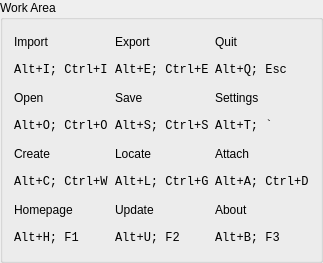
            <widget class="QGroupBox" name="shortcuts_work_area_gbox">
             <property name="title">
              <string>Work Area</string>
             </property>
             <layout class="QGridLayout" name="gridLayout_10">
              <item row="0" column="0">
               <widget class="QLabel" name="label_st_import">
                <property name="minimumSize">
                 <size>
                  <width>0</width>
                  <height>22</height>
                 </size>
                </property>
                <property name="maximumSize">
                 <size>
                  <width>16777215</width>
                  <height>50</height>
                 </size>
                </property>
                <property name="text">
                 <string>Import</string>
                </property>
               </widget>
              </item>
              <item row="0" column="1">
               <widget class="QLabel" name="label_st_export">
                <property name="minimumSize">
                 <size>
                  <width>0</width>
                  <height>22</height>
                 </size>
                </property>
                <property name="maximumSize">
                 <size>
                  <width>16777215</width>
                  <height>50</height>
                 </size>
                </property>
                <property name="text">
                 <string>Export</string>
                </property>
               </widget>
              </item>
              <item row="0" column="2">
               <widget class="QLabel" name="label_st_quit">
                <property name="minimumSize">
                 <size>
                  <width>0</width>
                  <height>22</height>
                 </size>
                </property>
                <property name="maximumSize">
                 <size>
                  <width>16777215</width>
                  <height>50</height>
                 </size>
                </property>
                <property name="text">
                 <string>Quit</string>
                </property>
               </widget>
              </item>
              <item row="1" column="0">
               <widget class="QLabel" name="label_rt_import">
                <property name="minimumSize">
                 <size>
                  <width>0</width>
                  <height>22</height>
                 </size>
                </property>
                <property name="maximumSize">
                 <size>
                  <width>16777215</width>
                  <height>50</height>
                 </size>
                </property>
                <property name="font">
                 <font>
                  <family>Consolas</family>
                  <strikeout>false</strikeout>
                 </font>
                </property>
                <property name="text">
                 <string notr="true">Alt+I; Ctrl+I</string>
                </property>
               </widget>
              </item>
              <item row="1" column="1">
               <widget class="QLabel" name="label_rt_export">
                <property name="minimumSize">
                 <size>
                  <width>0</width>
                  <height>22</height>
                 </size>
                </property>
                <property name="maximumSize">
                 <size>
                  <width>16777215</width>
                  <height>50</height>
                 </size>
                </property>
                <property name="font">
                 <font>
                  <family>Consolas</family>
                  <strikeout>false</strikeout>
                 </font>
                </property>
                <property name="text">
                 <string notr="true">Alt+E; Ctrl+E</string>
                </property>
               </widget>
              </item>
              <item row="1" column="2">
               <widget class="QLabel" name="label_rt_quit">
                <property name="minimumSize">
                 <size>
                  <width>0</width>
                  <height>22</height>
                 </size>
                </property>
                <property name="maximumSize">
                 <size>
                  <width>16777215</width>
                  <height>50</height>
                 </size>
                </property>
                <property name="font">
                 <font>
                  <family>Consolas</family>
                  <strikeout>false</strikeout>
                 </font>
                </property>
                <property name="text">
                 <string notr="true">Alt+Q; Esc</string>
                </property>
               </widget>
              </item>
              <item row="2" column="0">
               <widget class="QLabel" name="label_st_open">
                <property name="minimumSize">
                 <size>
                  <width>0</width>
                  <height>22</height>
                 </size>
                </property>
                <property name="maximumSize">
                 <size>
                  <width>16777215</width>
                  <height>50</height>
                 </size>
                </property>
                <property name="text">
                 <string>Open</string>
                </property>
               </widget>
              </item>
              <item row="2" column="1">
               <widget class="QLabel" name="label_st_save">
                <property name="minimumSize">
                 <size>
                  <width>0</width>
                  <height>22</height>
                 </size>
                </property>
                <property name="maximumSize">
                 <size>
                  <width>16777215</width>
                  <height>50</height>
                 </size>
                </property>
                <property name="text">
                 <string>Save</string>
                </property>
               </widget>
              </item>
              <item row="2" column="2">
               <widget class="QLabel" name="label_st_settings">
                <property name="minimumSize">
                 <size>
                  <width>0</width>
                  <height>22</height>
                 </size>
                </property>
                <property name="maximumSize">
                 <size>
                  <width>16777215</width>
                  <height>50</height>
                 </size>
                </property>
                <property name="text">
                 <string>Settings</string>
                </property>
               </widget>
              </item>
              <item row="3" column="0">
               <widget class="QLabel" name="label_rt_open">
                <property name="minimumSize">
                 <size>
                  <width>0</width>
                  <height>22</height>
                 </size>
                </property>
                <property name="maximumSize">
                 <size>
                  <width>16777215</width>
                  <height>50</height>
                 </size>
                </property>
                <property name="font">
                 <font>
                  <family>Consolas</family>
                  <strikeout>false</strikeout>
                 </font>
                </property>
                <property name="text">
                 <string notr="true">Alt+O; Ctrl+O</string>
                </property>
               </widget>
              </item>
              <item row="3" column="1">
               <widget class="QLabel" name="label_rt_save">
                <property name="minimumSize">
                 <size>
                  <width>0</width>
                  <height>22</height>
                 </size>
                </property>
                <property name="maximumSize">
                 <size>
                  <width>16777215</width>
                  <height>50</height>
                 </size>
                </property>
                <property name="font">
                 <font>
                  <family>Consolas</family>
                  <strikeout>false</strikeout>
                 </font>
                </property>
                <property name="text">
                 <string notr="true">Alt+S; Ctrl+S</string>
                </property>
               </widget>
              </item>
              <item row="3" column="2">
               <widget class="QLabel" name="label_rt_settings">
                <property name="minimumSize">
                 <size>
                  <width>0</width>
                  <height>22</height>
                 </size>
                </property>
                <property name="maximumSize">
                 <size>
                  <width>16777215</width>
                  <height>50</height>
                 </size>
                </property>
                <property name="font">
                 <font>
                  <family>Consolas</family>
                  <strikeout>false</strikeout>
                 </font>
                </property>
                <property name="text">
                 <string notr="true">Alt+T; `</string>
                </property>
               </widget>
              </item>
              <item row="4" column="0">
               <widget class="QLabel" name="label_st_create">
                <property name="minimumSize">
                 <size>
                  <width>0</width>
                  <height>22</height>
                 </size>
                </property>
                <property name="maximumSize">
                 <size>
                  <width>16777215</width>
                  <height>50</height>
                 </size>
                </property>
                <property name="text">
                 <string>Create</string>
                </property>
               </widget>
              </item>
              <item row="4" column="1">
               <widget class="QLabel" name="label_st_locate">
                <property name="minimumSize">
                 <size>
                  <width>0</width>
                  <height>22</height>
                 </size>
                </property>
                <property name="maximumSize">
                 <size>
                  <width>16777215</width>
                  <height>50</height>
                 </size>
                </property>
                <property name="text">
                 <string>Locate</string>
                </property>
               </widget>
              </item>
              <item row="4" column="2">
               <widget class="QLabel" name="label_st_attach">
                <property name="minimumSize">
                 <size>
                  <width>0</width>
                  <height>22</height>
                 </size>
                </property>
                <property name="maximumSize">
                 <size>
                  <width>16777215</width>
                  <height>50</height>
                 </size>
                </property>
                <property name="text">
                 <string>Attach</string>
                </property>
               </widget>
              </item>
              <item row="5" column="0">
               <widget class="QLabel" name="label_rt_create">
                <property name="minimumSize">
                 <size>
                  <width>0</width>
                  <height>22</height>
                 </size>
                </property>
                <property name="maximumSize">
                 <size>
                  <width>16777215</width>
                  <height>50</height>
                 </size>
                </property>
                <property name="font">
                 <font>
                  <family>Consolas</family>
                  <strikeout>false</strikeout>
                 </font>
                </property>
                <property name="text">
                 <string notr="true">Alt+C; Ctrl+W</string>
                </property>
               </widget>
              </item>
              <item row="5" column="1">
               <widget class="QLabel" name="label_rt_locate">
                <property name="minimumSize">
                 <size>
                  <width>0</width>
                  <height>22</height>
                 </size>
                </property>
                <property name="maximumSize">
                 <size>
                  <width>16777215</width>
                  <height>50</height>
                 </size>
                </property>
                <property name="font">
                 <font>
                  <family>Consolas</family>
                  <strikeout>false</strikeout>
                 </font>
                </property>
                <property name="text">
                 <string notr="true">Alt+L; Ctrl+G</string>
                </property>
               </widget>
              </item>
              <item row="5" column="2">
               <widget class="QLabel" name="label_rt_attach">
                <property name="minimumSize">
                 <size>
                  <width>0</width>
                  <height>22</height>
                 </size>
                </property>
                <property name="maximumSize">
                 <size>
                  <width>16777215</width>
                  <height>50</height>
                 </size>
                </property>
                <property name="font">
                 <font>
                  <family>Consolas</family>
                  <strikeout>false</strikeout>
                 </font>
                </property>
                <property name="text">
                 <string notr="true">Alt+A; Ctrl+D</string>
                </property>
               </widget>
              </item>
              <item row="6" column="0">
               <widget class="QLabel" name="label_st_homepage">
                <property name="minimumSize">
                 <size>
                  <width>0</width>
                  <height>22</height>
                 </size>
                </property>
                <property name="maximumSize">
                 <size>
                  <width>16777215</width>
                  <height>50</height>
                 </size>
                </property>
                <property name="text">
                 <string>Homepage</string>
                </property>
               </widget>
              </item>
              <item row="6" column="1">
               <widget class="QLabel" name="label_st_update">
                <property name="minimumSize">
                 <size>
                  <width>0</width>
                  <height>22</height>
                 </size>
                </property>
                <property name="maximumSize">
                 <size>
                  <width>16777215</width>
                  <height>50</height>
                 </size>
                </property>
                <property name="text">
                 <string>Update</string>
                </property>
               </widget>
              </item>
              <item row="6" column="2">
               <widget class="QLabel" name="label_st_about">
                <property name="minimumSize">
                 <size>
                  <width>0</width>
                  <height>22</height>
                 </size>
                </property>
                <property name="maximumSize">
                 <size>
                  <width>16777215</width>
                  <height>50</height>
                 </size>
                </property>
                <property name="text">
                 <string>About</string>
                </property>
               </widget>
              </item>
              <item row="7" column="0">
               <widget class="QLabel" name="label_rt_homepage">
                <property name="minimumSize">
                 <size>
                  <width>0</width>
                  <height>22</height>
                 </size>
                </property>
                <property name="maximumSize">
                 <size>
                  <width>16777215</width>
                  <height>50</height>
                 </size>
                </property>
                <property name="font">
                 <font>
                  <family>Consolas</family>
                  <strikeout>false</strikeout>
                 </font>
                </property>
                <property name="text">
                 <string notr="true">Alt+H; F1</string>
                </property>
               </widget>
              </item>
              <item row="7" column="1">
               <widget class="QLabel" name="label_rt_update">
                <property name="minimumSize">
                 <size>
                  <width>0</width>
                  <height>22</height>
                 </size>
                </property>
                <property name="maximumSize">
                 <size>
                  <width>16777215</width>
                  <height>50</height>
                 </size>
                </property>
                <property name="font">
                 <font>
                  <family>Consolas</family>
                  <strikeout>false</strikeout>
                 </font>
                </property>
                <property name="text">
                 <string notr="true">Alt+U; F2</string>
                </property>
               </widget>
              </item>
              <item row="7" column="2">
               <widget class="QLabel" name="label_rt_about">
                <property name="minimumSize">
                 <size>
                  <width>0</width>
                  <height>22</height>
                 </size>
                </property>
                <property name="maximumSize">
                 <size>
                  <width>16777215</width>
                  <height>50</height>
                 </size>
                </property>
                <property name="font">
                 <font>
                  <family>Consolas</family>
                  <strikeout>false</strikeout>
                 </font>
                </property>
                <property name="text">
                 <string notr="true">Alt+B; F3</string>
                </property>
               </widget>
              </item>
             </layout>
            </widget>
